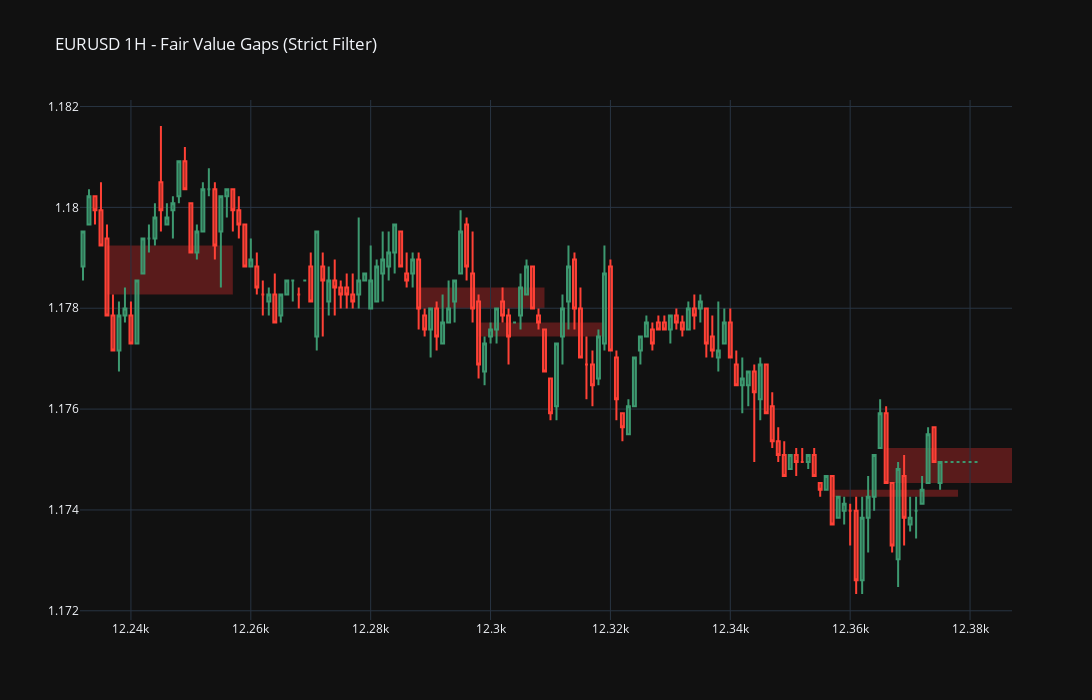

Notebook code for this chart:
### Code cell
# --- EXECUTION ---
if __name__ == "__main__":
    # You can call this with any pair and timeframe combination defined above
    plot_fvg_chart('EURUSD', '1H', candle_limit=150)
    # plot_fvg_chart('BTCUSD', '1H', candle_limit=100)

### Figure 1 — Plotly figure (JSON) as saved in the notebook; plotly's stock layout.template omitted (floating-point values rounded to 4 significant figures; data arrays with more than 128 entries replaced by an {"elided": "..."} marker saying what was removed)
{"data": [{"close": {"elided": "150 float values"}, "high": {"elided": "150 float values"}, "low": {"elided": "150 float values"}, "name": "EURUSD", "open": {"elided": "150 float values"}, "type": "candlestick", "x": {"elided": "150 int values"}}], "layout": {"height": 700, "shapes": [{"fillcolor": "rgba(255, 50, 50, 0.3)", "layer": "below", "line": {"width": 0}, "type": "rect", "x0": 12236, "x1": 12257, "y0": 1.179, "y1": 1.178}, {"fillcolor": "rgba(255, 50, 50, 0.3)", "layer": "below", "line": {"width": 0}, "type": "rect", "x0": 12288, "x1": 12309, "y0": 1.178, "y1": 1.178}, {"fillcolor": "rgba(255, 50, 50, 0.3)", "layer": "below", "line": {"width": 0}, "type": "rect", "x0": 12298, "x1": 12319, "y0": 1.178, "y1": 1.177}, {"fillcolor": "rgba(255, 50, 50, 0.3)", "layer": "below", "line": {"width": 0}, "type": "rect", "x0": 12357, "x1": 12378, "y0": 1.174, "y1": 1.174}, {"fillcolor": "rgba(255, 50, 50, 0.3)", "layer": "below", "line": {"width": 0}, "type": "rect", "x0": 12366, "x1": 12387, "y0": 1.175, "y1": 1.175}], "title": {"text": "EURUSD 1H - Fair Value Gaps (Strict Filter)"}, "width": 1200, "xaxis": {"rangeslider": {"visible": false}}}}
